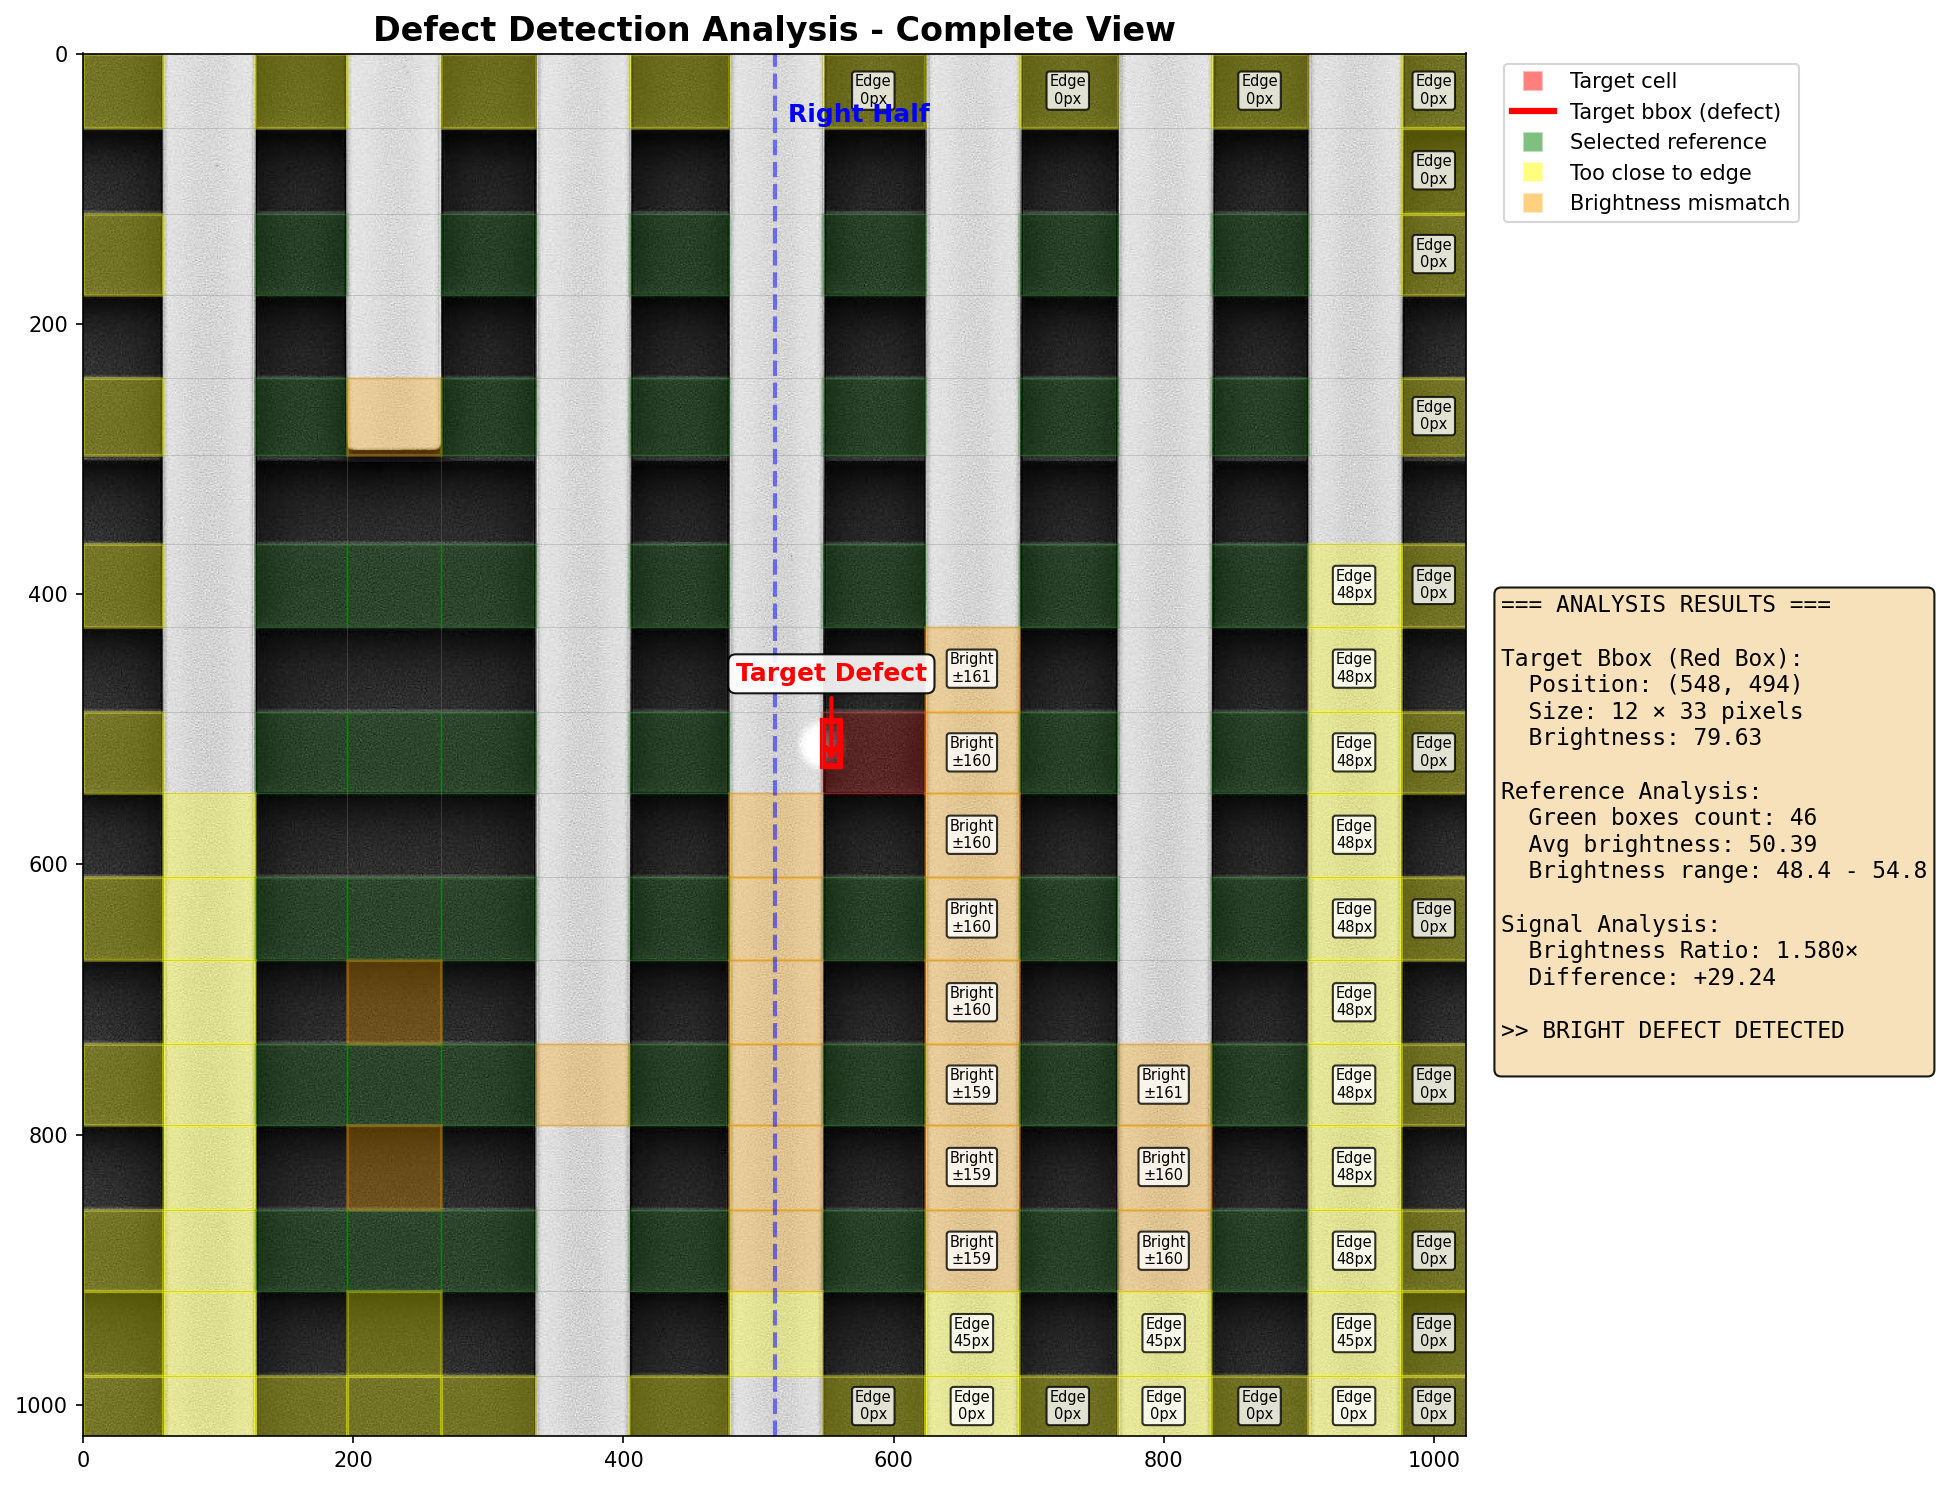

Write Python code to recreate this figure.
import numpy as np
from PIL import Image
import matplotlib.pyplot as plt
import matplotlib.patches as patches
from reference_finder import ReferenceFinder

# 初始化分析器
import os
if os.path.exists('Img_preprocess/image_with_bump.jpg'):
    image_path = 'Img_preprocess/image_with_bump.jpg'
else:
    image_path = 'image_with_bump.jpg'
finder = ReferenceFinder(image_path)
finder.detect_grid_lines()
finder.create_grid_cells()
finder.classify_cells()

# 使用者框選的缺陷區域
x1, y1 = 548, 494
x2, y2 = 560, 527
target_bbox = (x1, y1, x2-x1, y2-y1)

# 找出目標單元
target_cell = finder.find_target_cell(target_bbox)

# 找出參考單元
finder.find_reference_cells(target_cell, edge_margin=100, 
                           brightness_tolerance=10, size_tolerance=20)

# 創建詳細的視覺化
plt.ioff()
fig, ax = plt.subplots(1, 1, figsize=(14, 10))

# 顯示原圖
ax.imshow(finder.image_np, cmap='gray')
ax.set_title('Defect Detection Analysis - Complete View', fontsize=16, weight='bold')

# 繪製網格線
for v_line in finder.vertical_lines:
    ax.axvline(x=v_line, color='gray', linewidth=0.3, alpha=0.5)
for h_line in finder.horizontal_lines:
    ax.axhline(y=h_line, color='gray', linewidth=0.3, alpha=0.5)

# 標記不同排除原因的單元
for cell in finder.grid_cells:
    if cell['type'] != 'gray':
        continue
        
    # 判斷排除原因
    is_excluded = True
    color = None
    label = None
    
    if cell == target_cell:
        color = 'red'
        label = 'Target Cell'
        alpha = 0.2
    elif cell in finder.reference_cells:
        color = 'green'
        label = 'Selected'
        alpha = 0.2
        is_excluded = False
    elif cell['distance_to_edge'] < 100:
        color = 'yellow'
        label = f'Edge\n{cell["distance_to_edge"]}px'
        alpha = 0.3
    else:
        brightness_diff = abs(cell['mean_brightness'] - target_cell['mean_brightness'])
        if brightness_diff > 10:
            color = 'orange'
            label = f'Bright\n±{brightness_diff:.0f}'
            alpha = 0.3
    
    if color:
        rect = patches.Rectangle((cell['x1'], cell['y1']), 
                               cell['width'], cell['height'],
                               linewidth=1.5, edgecolor=color, 
                               facecolor=color, alpha=alpha)
        ax.add_patch(rect)
        
        # 對右半邊的單元添加標籤
        if cell['x1'] > finder.width // 2 and is_excluded and cell != target_cell:
            ax.text(cell['x1'] + cell['width']//2, cell['y1'] + cell['height']//2, 
                   label, color='black', fontsize=7, ha='center', va='center',
                   bbox=dict(boxstyle="round,pad=0.2", facecolor="white", alpha=0.8))

# 重要：繪製目標物件框（紅色粗框）
x, y, w, h = target_bbox
target_rect = patches.Rectangle((x, y), w, h, linewidth=3, 
                              edgecolor='red', facecolor='none', linestyle='-')
ax.add_patch(target_rect)

# 計算目標框的亮度
target_region = finder.image_np[y:y+h, x:x+w]
target_brightness = np.mean(target_region)

# 計算參考區域的亮度
reference_brightnesses = []
for ref_cell in finder.reference_cells:
    # 在參考cell中央取與目標框相同大小的區域
    cell_center_x = (ref_cell['x1'] + ref_cell['x2']) // 2
    cell_center_y = (ref_cell['y1'] + ref_cell['y2']) // 2
    
    ref_x = max(ref_cell['x1'], min(cell_center_x - w//2, ref_cell['x2'] - w))
    ref_y = max(ref_cell['y1'], min(cell_center_y - h//2, ref_cell['y2'] - h))
    
    ref_region = finder.image_np[ref_y:ref_y+h, ref_x:ref_x+w]
    reference_brightnesses.append(np.mean(ref_region))

ref_mean_brightness = np.mean(reference_brightnesses)
brightness_ratio = target_brightness / ref_mean_brightness

# 添加圖例
from matplotlib.lines import Line2D
legend_elements = [
    Line2D([0], [0], marker='s', color='w', markerfacecolor='red', markersize=10, alpha=0.5, label='Target cell'),
    Line2D([0], [0], color='red', linewidth=3, label='Target bbox (defect)'),
    Line2D([0], [0], marker='s', color='w', markerfacecolor='green', markersize=10, alpha=0.5, label='Selected reference'),
    Line2D([0], [0], marker='s', color='w', markerfacecolor='yellow', markersize=10, alpha=0.5, label='Too close to edge'),
    Line2D([0], [0], marker='s', color='w', markerfacecolor='orange', markersize=10, alpha=0.5, label='Brightness mismatch'),
]
ax.legend(handles=legend_elements, loc='upper left', bbox_to_anchor=(1.02, 1))

# 添加垂直線標記右半邊
ax.axvline(x=finder.width//2, color='blue', linewidth=2, linestyle='--', alpha=0.5)
ax.text(finder.width//2 + 10, 50, 'Right Half', color='blue', fontsize=12, weight='bold')

# 在右側添加統計信息框
info_text = f"=== ANALYSIS RESULTS ===\n\n"
info_text += f"Target Bbox (Red Box):\n"
info_text += f"  Position: ({x}, {y})\n"
info_text += f"  Size: {w} × {h} pixels\n"
info_text += f"  Brightness: {target_brightness:.2f}\n\n"

info_text += f"Reference Analysis:\n"
info_text += f"  Green boxes count: {len(finder.reference_cells)}\n"
info_text += f"  Avg brightness: {ref_mean_brightness:.2f}\n"
info_text += f"  Brightness range: {min(reference_brightnesses):.1f} - {max(reference_brightnesses):.1f}\n\n"

info_text += f"Signal Analysis:\n"
info_text += f"  Brightness Ratio: {brightness_ratio:.3f}×\n"
info_text += f"  Difference: +{target_brightness - ref_mean_brightness:.2f}\n\n"

if brightness_ratio > 1.3:
    info_text += f">> BRIGHT DEFECT DETECTED\n"
    defect_color = 'red'
elif brightness_ratio < 0.7:
    info_text += f">> DARK DEFECT DETECTED\n"
    defect_color = 'blue'
else:
    info_text += f">> NORMAL (No defect)\n"
    defect_color = 'green'

# 創建文字框
props = dict(boxstyle='round', facecolor='wheat', alpha=0.9)
ax.text(1050, 400, info_text, fontsize=11, 
        bbox=props, verticalalignment='top', fontfamily='monospace')

# 標註目標框
ax.annotate('Target Defect', xy=(x+w/2, y+h), xytext=(x+w/2, y-30),
            arrowprops=dict(arrowstyle='->', color='red', lw=2),
            fontsize=12, color='red', weight='bold', ha='center',
            bbox=dict(boxstyle="round,pad=0.3", facecolor="white", alpha=0.9))

plt.tight_layout()
plt.savefig('reference_analysis_final.png', dpi=150, bbox_inches='tight')
plt.close()

# 打印結果到終端
print("\n" + info_text)
print("Visualization saved as 'reference_analysis_final.png'")
